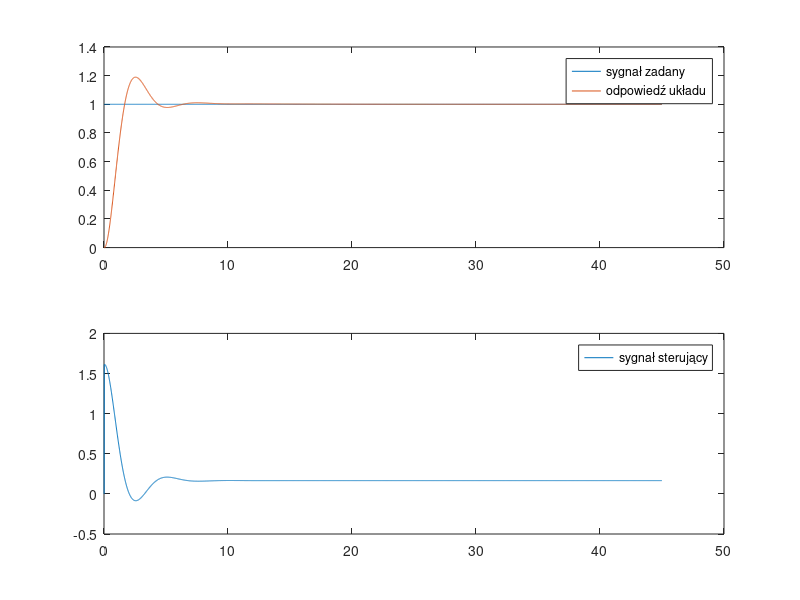
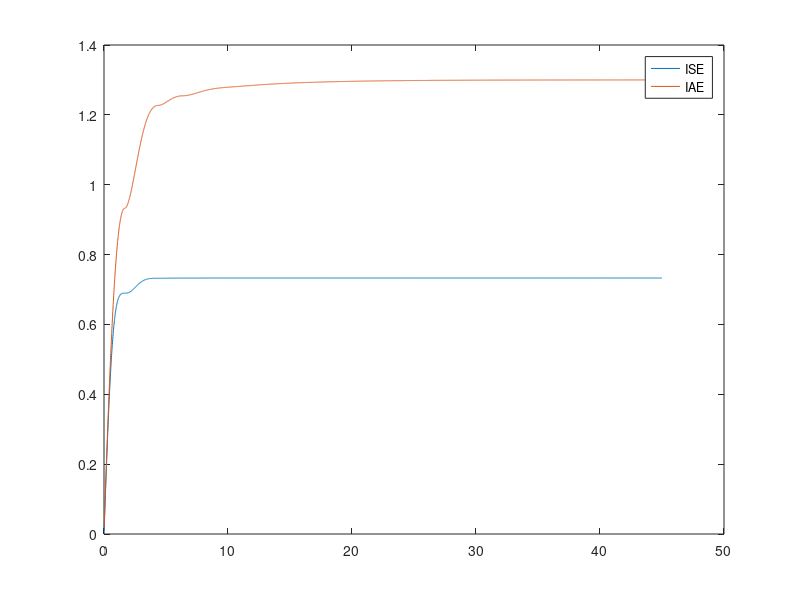
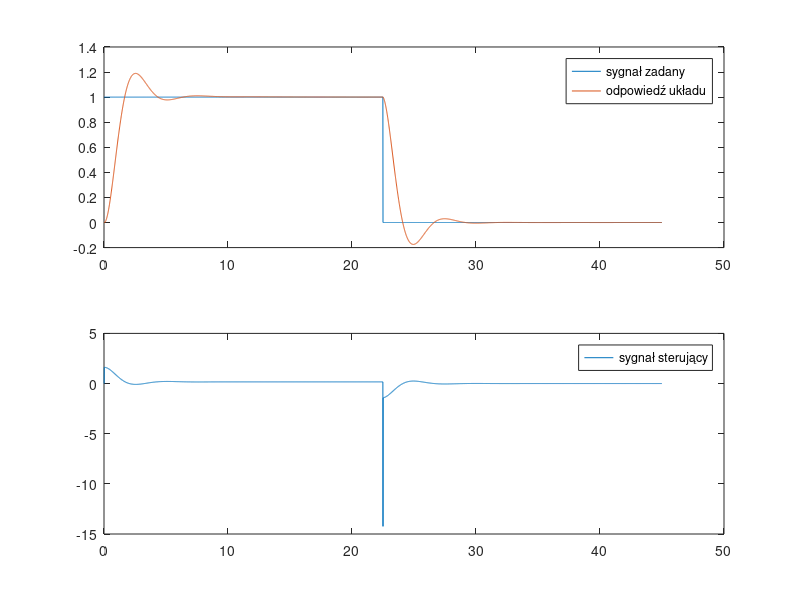
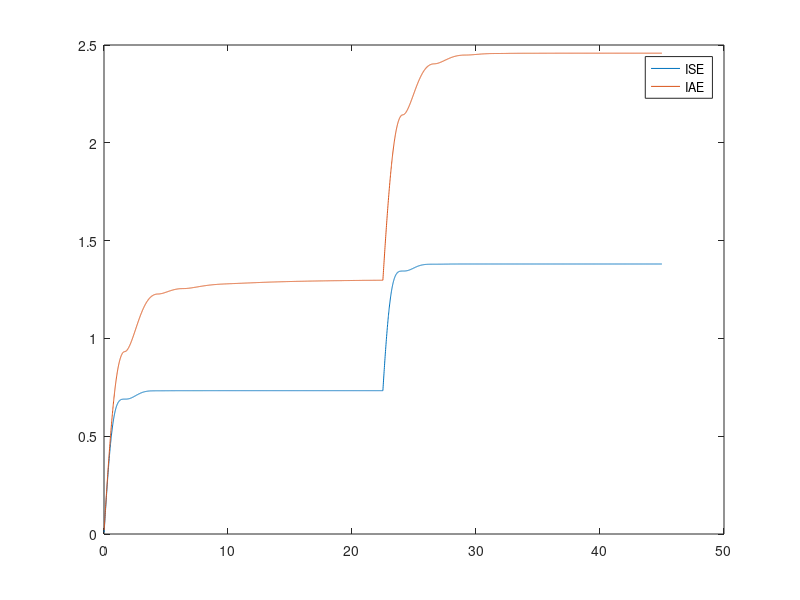

These charts were generated, in order, by the following MATLAB code:
%% Zadanie 2
% Indeks: 147698
clc;
clear all;
close all;
%dane transmitancji początkowej
k = 6;
T_1 = 5.9;
T_2 = 0.8;

%% 4.2 Podstawowy ciągły UAR z regulatorem PID

%% Odkomentuj te dane i zakomentuj reszte skryptu do odpalenia schematu scheme1_1
% Tp = 0.01;
% kp = 1.6;
% Ti = 6;
% Td = 0.08;

%% Implementacja odpowiedzi dla podanego na wejściu sygnału skokowego dla układu dyskretnego
% %nastawy PID
kp = 1.6;
Ti = 6;
Td = 0.08;
Tp = 0.01;
%czas symulacji ciągłej to 45s zatem ilość próbek to 45/0.01 = 4500
N = 4500;
%inicjalizacja wektorów niezbędnych do obliczenia sterowania, wyjścia oraz
%wskaźników jakości dyskretnego UAR
w = ones(1, N);
y = zeros(1, N);
e = zeros(1, N);
u = zeros(1, N);
ISE = zeros(1, N);
IAE = zeros(1, N);
y(1) = 0;
y(2) = 0;
%z rysunku 2: e(n) = w(n) - y(n-1)dlatego
e(1) = 1;
e(2) = 1;
sumaUchybow = e(1) + e(2);
ISE(1) = Tp*1;
ISE(2) = Tp*1;
IAE(1) = Tp*2;
IAE(2) = Tp*2;

for i=3:N
    %TODO tu coś tam info o bardziej punktowanym podejściu 
    %obliczenie uchybu i dotychczasowej sumy uchybow
    e(i) = w(i) - y(i-1);
    sumaUchybow = sumaUchybow + e(i);
    %równanie (6)
    u(i) = kp*((e(i) + Tp/Ti*sumaUchybow + Td/Tp*(e(i)-e(i-1))));
    %wyznaczone równanie rekursywne
    y(i) = (2-1.42*Tp)*y(i-1) + (-0.21*Tp^2+1.42*Tp-1)*y(i-2) + 1.27* Tp^2*u(i-2);
    %wskaźniki jakości
    ISE(i) = ISE(i-1) + Tp*e(i)^2;
    IAE(i) = IAE(i-1) + Tp*abs(e(i));
end

%wektor czasowy na potrzeby symulacji, oraz wykresy
t = 0:0.01:44.99;
figure;
subplot(2,1,1);
plot(t, w);
hold on;
plot(t, y);
legend( 'sygnał zadany', 'odpowiedź układu')
subplot(2,1,2);
plot(t, u);
legend('sygnał sterujący')
figure;
plot(t, ISE);
hold on;
plot(t, IAE);
legend( 'ISE', 'IAE')
disp('Wskaźnik jakości ISE')
disp(ISE(4500))
disp('Wskaźnik jakości IAE')
disp(IAE(4500))

%% Implementacja odpowiedzi dla podanego na wejściu sygnału prostokątnego dla układu ciągłego w schemacie scheme_1_2
% % Odkomentuj te dane i zakomentuj reszte skryptu do odpalenia schematu scheme1_2
% Tp = 0.01;
% kp = 1.6;
% Ti = 6;
% Td = 0.08;

%% Implementacja odpowiedzi dla podanego na wejściu sygnału prostokątnego dla układu dyskretnego
%nastawy PID
kp = 1.6;
Ti = 6;
Td = 0.08;
Tp = 0.01;
%czas symulacji ciągłej to 45s zatem ilość próbek to 45/0.01 = 4500
N = 4500;
%inicjalizacja wektorów niezbędnych do obliczenia sterowania, wyjścia oraz
%wskaźników jakości dyskretnego UAR
w = ones(1, N/2);
for i = N/2+1 : N
    w(i) = 0;
end
y = zeros(1, N);
e = zeros(1, N);
u = zeros(1, N);
ISE = zeros(1, N);
IAE = zeros(1, N);
y(1) = 0;
y(2) = 0;
%z rysunku 2: e(n) = w(n) - y(n-1)dlatego
e(1) = 1;
e(2) = 1;
sumaUchybow = e(1) + e(2);
ISE(1) = Tp*1;
ISE(2) = Tp*1;
IAE(1) = Tp*2;
IAE(2) = Tp*2;

for i=3:N
    %TODO tu coś tam info o bardziej punktowanym podejściu 
    %obliczenie uchybu i dotychczasowej sumy uchybow
    e(i) = w(i) - y(i-1);
    sumaUchybow = sumaUchybow + e(i);
    %równanie (6)
    u(i) = kp*((e(i) + Tp/Ti*sumaUchybow + Td/Tp*(e(i)-e(i-1))));
    %wyznaczone równanie rekursywne
    y(i) = (2-1.42*Tp)*y(i-1) + (-0.21*Tp^2+1.42*Tp-1)*y(i-2) + 1.27* Tp^2*u(i-2);
    %wskaźniki jakości
    ISE(i) = ISE(i-1) + Tp*e(i)^2;
    IAE(i) = IAE(i-1) + Tp*abs(e(i));
end

%wektor czasowy na potrzeby symulacji, oraz wykresy
t = 0:0.01:44.99;
figure;
subplot(2,1,1);
plot(t, w);
hold on;
plot(t, y);
legend( 'sygnał zadany', 'odpowiedź układu')
subplot(2,1,2);
plot(t, u);
legend('sygnał sterujący')
figure;
plot(t, ISE);
hold on;
plot(t, IAE);
legend( 'ISE', 'IAE')
disp('Wskaźnik jakości ISE')
disp(ISE(4500))
disp('Wskaźnik jakości IAE')
disp(IAE(4500))





